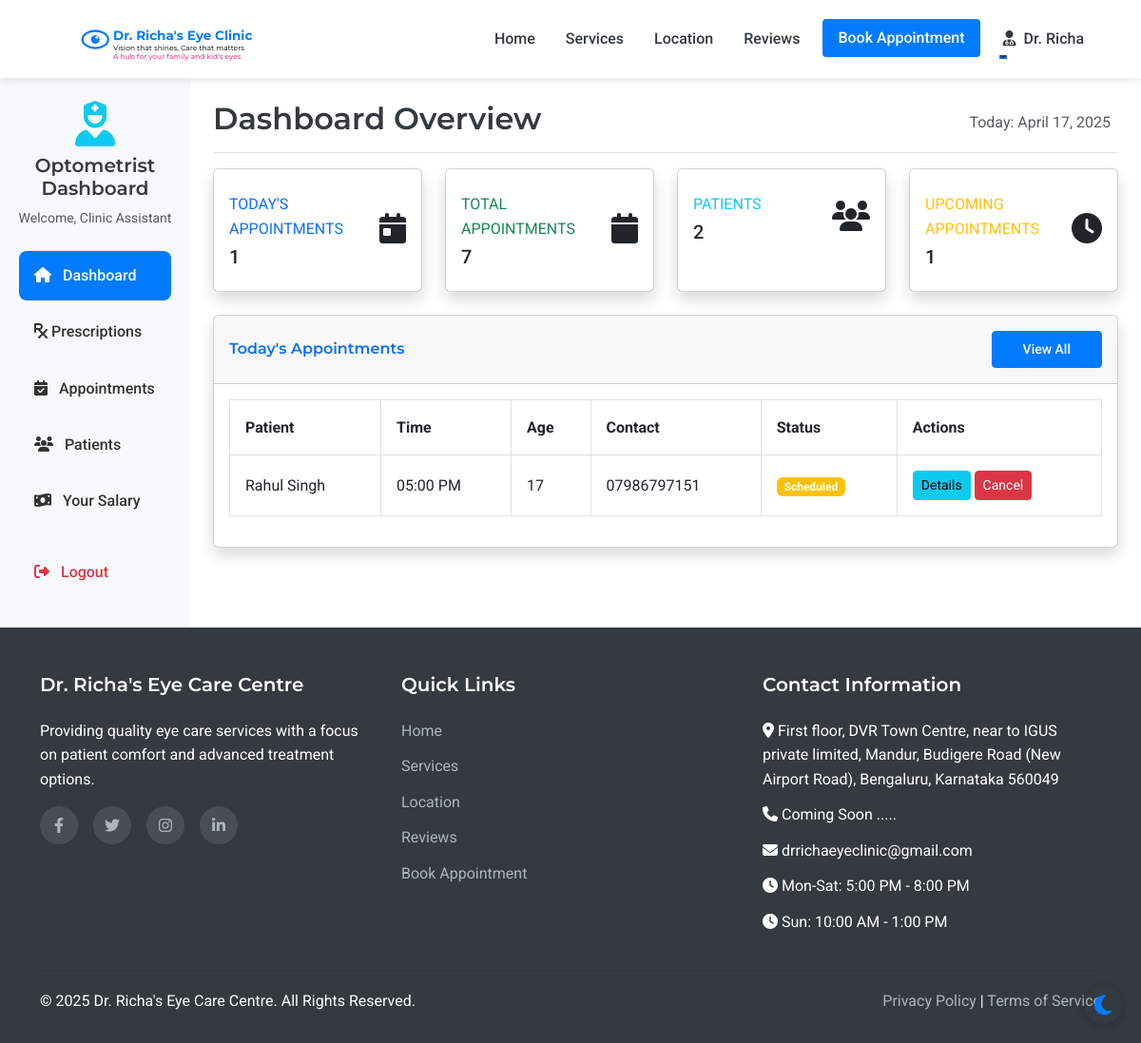
/assistant/dashboard (signed in), run on an earlier commit of the app's database.
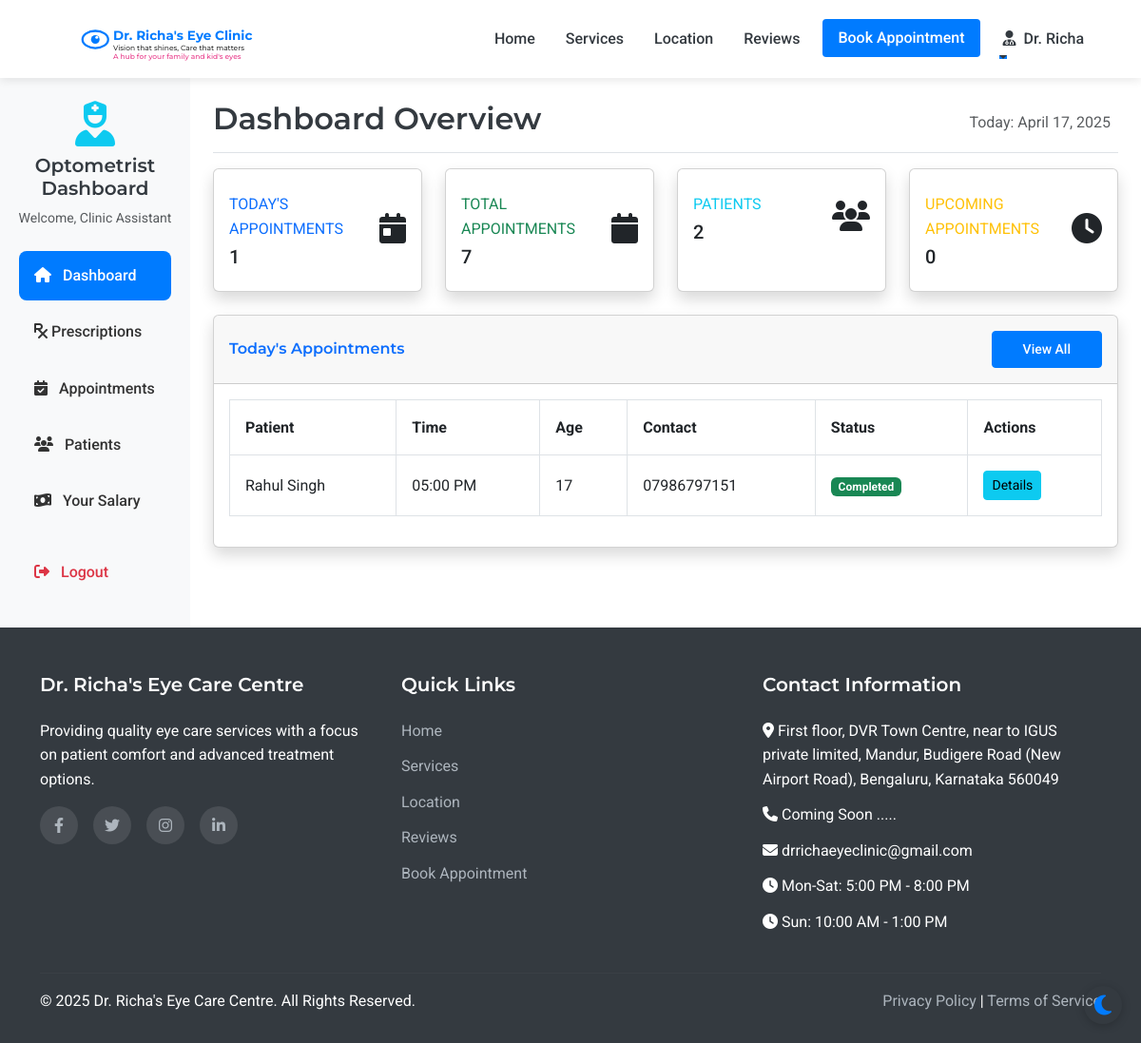
And on a later commit of the database.
### models.py (models this page shows, shortened)
class Appointment(db.Model):
    id = db.Column(db.Integer, primary_key=True)
    patient_id = db.Column(db.Integer, db.ForeignKey('patient.id'), nullable=False)
    appointment_date = db.Column(db.Date, nullable=False)
    appointment_time = db.Column(db.Time, nullable=False)
    primary_issue = db.Column(db.Text, nullable=True)
    referral_info = db.Column(db.String(255), nullable=True)
    status = db.Column(db.String(20), default='scheduled')  # scheduled, completed, cancelled
    created_at = db.Column(db.DateTime, default=datetime.utcnow)
    consultation_fee = db.Column(db.Float, nullable=False, default=500.0)
    payment_status = db.Column(db.String(20), default='pending')  # pending, paid

class Patient(UserMixin, db.Model):
    id = db.Column(db.Integer, primary_key=True)
    full_name = db.Column(db.String(100), nullable=False)
    mobile_number = db.Column(db.String(15), nullable=False)
    email = db.Column(db.String(100), nullable=True)
    age = db.Column(db.Integer, nullable=False)
    password_hash = db.Column(db.String(256), nullable=True)
    is_registered = db.Column(db.Boolean, default=False)
    created_at = db.Column(db.DateTime, nullable=False, default=datetime.utcnow)
    appointments = db.relationship('Appointment', backref='patient', lazy=True)

### routes.py (the view, shortened to what this page needs)
@app.route('/assistant/dashboard')
@login_required
def assistant_dashboard():
    if not isinstance(current_user, Assistant):
        flash('You do not have permission to access this page.', 'danger')
        return redirect(url_for('index'))
    try:
        form = FlaskForm()
        all_patients = Patient.query.order_by(Patient.full_name).all()
        today = datetime.now().date()
        today_appointments = Appointment.query.filter_by(appointment_date=today).all()
        all_appointments = Appointment.query.order_by(desc(Appointment.appointment_date)).all()
        upcoming_appointments = Appointment.query.filter(
            Appointment.appointment_date >= today,
            Appointment.status == 'scheduled'
        ).count()
        total_appointments = Appointment.query.count()
        total_patients = Patient.query.count()
        salary_records = Salary.query.filter_by(assistant_id=current_user.id).order_by(desc(Salary.payment_date)).all()
        return render_template(
            'assistant/dashboard.html',
            form=form,
            all_patients=all_patients,
            today_appointments=today_appointments,
            all_appointments=all_appointments,
            upcoming_appointments=upcoming_appointments,
            total_appointments=total_appointments,
            total_patients=total_patients,
            salary_records=salary_records
        )
    except Exception as e:
        flash(f'Error loading dashboard: {str(e)}', 'danger')
        return redirect(url_for('index'))

### app.py (called while the page is built)
@login_manager.user_loader
def load_user(user_id):
    from models import Doctor, Assistant, Admin, Patient
    try:
        if user_id.startswith('doctor_'):
            return Doctor.query.get(int(user_id.split('_')[1]))
        elif user_id.startswith('assistant_'):
            return Assistant.query.get(int(user_id.split('_')[1]))
        elif user_id.startswith('admin_'):
            return Admin.query.get(int(user_id.split('_')[1]))
        else:
            return Patient.query.get(int(user_id))
    except (ValueError, AttributeError):
        return None

### routes.py (called while the page is built)
@app.context_processor
def inject_now():
    return {'now': datetime.now()}

### templates/assistant/dashboard.html (shortened to what the changed rows need)
{% extends 'layout.html' %}
{% block content %}
<div class="container-fluid">
    <div class="row">
        <main class="col-md-9 ms-sm-auto col-lg-10 px-md-4 py-4">
            <div class="tab-content">
                <div class="tab-pane active" id="dashboard-main">
                    <div class="d-flex justify-content-between flex-wrap flex-md-nowrap align-items-center pb-2 mb-3 border-bottom">
                        <h2>Dashboard Overview</h2>
                        <div class="btn-toolbar mb-2 mb-md-0">
                            <div class="btn-group me-2">
                                <span class="text-muted">Today: {{ now.strftime('%B %d, %Y') }}</span>
                            </div>
                        </div>
                    </div>
                    <div class="row g-4 mb-4">
                        <div class="col-lg-3 col-md-6">
                            <div class="card border-left-warning shadow h-100 py-2">
                                <div class="card-body">
                                    <div class="row no-gutters align-items-center">
                                        <div class="col mr-2">
                                            <div class="text-xs font-weight-bold text-warning text-uppercase mb-1">
                                                Upcoming Appointments</div>
                                            <div class="h5 mb-0 font-weight-bold text-gray-800">{{ upcoming_appointments }}</div>
                                        </div>
                                    </div>
                                </div>
                            </div>
                        </div>
                    </div>
                    <div class="card shadow mb-4">
                        <div class="card-body">
                            {% if today_appointments %}
                                <div class="table-responsive">
                                    <table class="table table-bordered">
                                        <thead>
                                            <tr>
                                                <th>Patient</th>
                                                <th>Time</th>
                                                <th>Age</th>
                                                <th>Contact</th>
                                                <th>Status</th>
                                                <th>Actions</th>
                                            </tr>
                                        </thead>
                                        <tbody>
                                            {% for appointment in today_appointments %}
                                                <tr>
                                                    <td>{{ appointment.patient.full_name }}</td>
                                                    <td>{{ appointment.appointment_time.strftime('%I:%M %p') }}</td>
                                                    <td>{{ appointment.patient.age }}</td>
                                                    <td>{{ appointment.patient.mobile_number }}</td>
                                                    <td>
                                                        {% if appointment.status == 'scheduled' %}
                                                            <span class="badge bg-warning">Scheduled</span>
                                                        {% elif appointment.status == 'completed' %}
                                                            <span class="badge bg-success">Completed</span>
                                                        {% elif appointment.status == 'cancelled' %}
                                                            <span class="badge bg-danger">Cancelled</span>
                                                        {% endif %}
                                                    </td>
                                                    <td>
                                                        <a href="{{ url_for('admin_appointment_view', appointment_id=appointment.id) }}" class="btn btn-sm btn-info">Details</a>
                                                        {% if appointment.status == 'scheduled' %}
                                                        <form method="POST" action="{{ url_for('admin_appointment_view', appointment_id=appointment.id) }}" style="display: inline;">
                                                            <button type="submit" class="btn btn-sm btn-danger">Cancel</button>
                                                        </form>
                                                        {% endif %}
                                                    </td>
                                                </tr>
                                            {% endfor %}
                                        </tbody>
                                    </table>
                                </div>
                            {% else %}
                                <div class="text-center py-4">
                                    <i class="fas fa-calendar-day fa-3x text-muted mb-3"></i>
                                    <p>No appointments scheduled for today.</p>
                                </div>
                            {% endif %}
                        </div>
                    </div>
                </div>
            </div>
        </main>
    </div>
</div>
{% endblock %}

What changed in the data, as far as the page shows it:
changed Appointment "05:00 PM": status "Scheduled Cancel" → "Completed"
Also different on the page:
{{ upcoming_appointments }}: "1" → "0"
